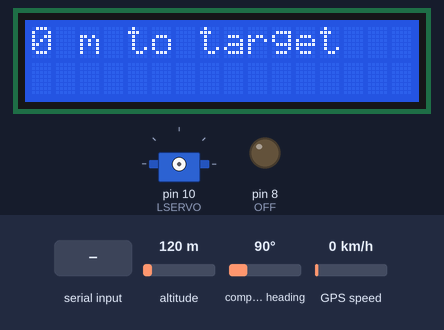
The sketch below on a simulated Arduino Uno, built with avr-gcc and run on an emulated ATmega328P. On the bench: 16×2 character LCD, servo, output pins drawn as LEDs (lit = HIGH). Inputs (shaded band) come from the test bench; at power-on: altitude 120 m, compass heading 90°, GPS speed 0 km/h. EEPROM starts erased; the GPS gets a fix after 3 s at 37.7749, -122.4194 with 8 satellites; what the sketch prints to the serial monitor is not drawn.

Above: at 9.6 s.
9.7 s: "P" received over Serial
At 14.5 s:
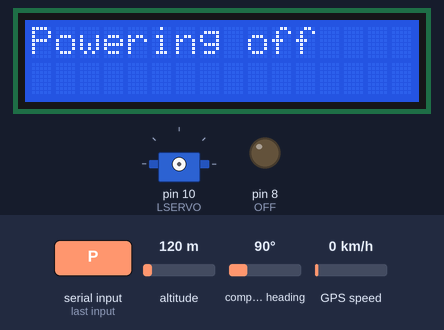
15.5 s: "R" received over Serial
At 15.9 s:
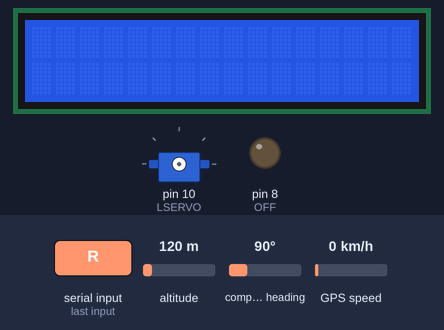
18.3 s: "C" received over Serial
At 19.9 s:
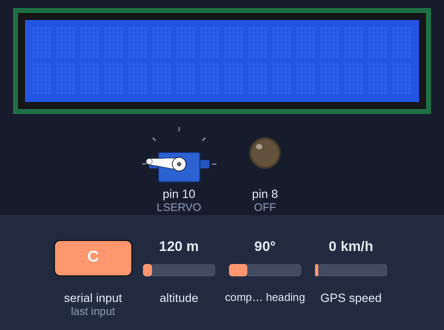
20.6 s: "O" received over Serial
Timing chart, 0 to 27.9 s (numbered marks = the images above; inputs shaded):
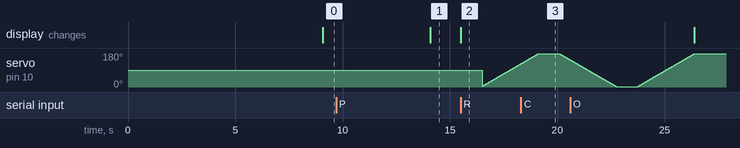

Measured:
- after the input at 15.5 s, the display: changes at once (image 2)

The sketch:

reversegeocache.ino
```cpp
// Reverse geocache

#include <NewSoftSerial.h>
#include <TinyGPS.h>
#include <LiquidCrystal.h>
#include <PWMServo.h>
#include <math.h>
#include <EEPROM.h>
#include <EEPROMAnything.h>

// ID of the settings block
#define CONFIG_VERSION "ls1"

TinyGPS gps;
NewSoftSerial nss(6,7); // GPS COMMUNICATION
LiquidCrystal lcd(12, 11, 5, 4, 3, 2); // LCD
PWMServo lock; // SERVO

// ROUTINES

void gpsdump(TinyGPS &gps); // DUMPING GPS DATA
bool feedgps(); // FEED THE GPS
void printfloat(double f, int digits = 2); // PRINT A FLOAT
double earthdistance(float lat1, float lon1, float lat2, float lon2); // calculate distance between two points on the surface of Earth
bool attemptsolution(float lat1, float lon1, float lat2, float lon2); // returns true if attempt succeeds
void turnoff();
void loadpuzzle();
void program();

// STATE VARS LOADED FROM EEPROM

int attempts; // number of attempts read from EEPROM (1..50)
int solved;   // is the puzzle solved? (0 = unsolved, 1 = solved)
int opened;     // is the box open? (0 = closed, 1 = open)

// SETUP

int OFF = 8; // OFF pin for the power switch
int LSERVO = 10; // SERVO pin for the lock
//int BUTTON = 9;

// GPS LOCATION SOLVING RIDDLE

float lat = 0.0;  // target lattitude (degrees)
float lon = 0.0;  // target longitude (degrees)

void setup()
{
  pinMode(OFF, OUTPUT);      // sets the digital pin as output
  //pinMode(BUTTON, INPUT);

  // LOAD EEPROM DATA
  loadpuzzle();

  attempts = EEPROM.read(0); // read attempts
  solved = EEPROM.read(1);   // read solved
  opened = EEPROM.read(2);     // read open

  if (attempts==0 && opened==1) {
     puzzlelock(1);
  }

  Serial.begin(115200);
  nss.begin(4800);
  lcd.begin(16,2);           // initialize LCD

  Serial.print("Welcome to the Reverse Geocache v. 0.01");
  Serial.println();
  Serial.print("Sizeof(gpsobject) = ");
  Serial.println(sizeof(TinyGPS));
  Serial.println();

  Serial.print("Attempts: ");
  Serial.println(attempts);
  Serial.print("Solved: ");
  Serial.println(solved);
  Serial.print("Open: ");
  Serial.println(opened);

  // PRINT WELCOME
  lcd.print("Welcome");      // Welcome message
  Serial.println("Welcome");
  delay(4000);

  // TEST REVERSE GEO CACHE STATE
  // OPEN BUT UNSOLVED
  if (opened==1 && solved==0)
  {
    Serial.println("Box is open but unsolved");

    lcd.clear();
    lcd.print("Puzzle unsolved.");
    lcd.setCursor(0,1);
    lcd.print("Locking box.");

    puzzlelock(2);

    EEPROM.write(0,1); attempts = 1; // reset counter
    EEPROM.write(2,0); opened = 0; // close box

    delay(4000);

    turnoff();
  }

  // IF ALL ATTEMPTS HAS BEEN USED
  if (attempts > 50 && solved==0 && opened==0)
  {
    Serial.print("Puzzle unsolved");
    Serial.println();

    lcd.clear();
    lcd.print("50 attempts used");
    delay(5000);
    lcd.clear();

    lcd.print("Box sealed");
    lcd.setCursor(0,1);
    lcd.print("forever");

    delay(4000);

    turnoff();
  }

  // OPEN AND SOLVED
  if (opened==1 && solved==1)
  {
    Serial.print("Box is open and solved.");
    Serial.println();

    lcd.clear();
    lcd.print("Puzzle solved.");
    delay(3000);
  }

  // CLOSED AND UNSOLVED
  if (opened==0 && solved==0 && attempts < 50)
  {
    Serial.println("Box is closed and unsolved.");

    // "normal" procedure
    lcd.clear();
    lcd.print("Attempt ");
    lcd.print(attempts);
    lcd.print(" of 50");
  }
}

void loop()
{
  bool newdata = false;
  unsigned long start = millis();

  // Every 5 seconds we print an update
  while (millis() - start < 5000)
  {
    if (feedgps())
      newdata = true;
  }

  // Abort if GPS fix takes longer than a minute
  if (millis() - start > 60000)
  {
    lcd.clear();
    lcd.print("No signal found.");
    Serial.println("No signal found.");

    delay(5000);
    lcd.clear();

    turnoff();
  }

  // If GPS fixed, proceed as normal
  if (newdata)
  {
    //gpsdump(gps);

    lcd.clear();

    float flat, flon;
    double distance;
    unsigned long age;

    gps.f_get_position(&flat, &flon, &age);

    // Test if puzzle is solved
    if ( attemptsolution(lat,lon,flat,flon) )
    {
      lcd.print("Congratulations!");
      Serial.println("Congratulations!");
      delay(5000);

      lcd.clear();
      lcd.print("You solved the");
      lcd.setCursor(0,1);
      lcd.print("puzzle.");
      Serial.println("You solved the puzzle.");

      puzzlelock(1);

      EEPROM.write(1,1); solved = 1,
      EEPROM.write(2,1); opened = 1;

      delay(5000);

      turnoff();
    }
    else
    {
      distance = earthdistance(lat,lon,flat,flon);

      printfloat(distance);
      Serial.println(" km to target.");

      // Display hint
      if (distance > 1)
      {
        lcd.print((int) round(distance));
        lcd.print(" km to target");
      }
      else
      {
        lcd.print((int) round(distance*1000));
        lcd.print(" m to target");
      }

      EEPROM.write(0,attempts+1); attempts = attempts + 1; // increase attempts counter

      delay(5000);

      turnoff();
    }
  }
}

// Test wether or not you have solved th puzzle.
bool attemptsolution(float lat1, float lon1, float lat2, float lon2)
{
  float a1 = lat1*0.0174532925;
  float b1 = lon1*0.0174532925;

  float a2 = lat2*0.0174532925;
  float b2 = lon2*0.0174532925;

  return (fabs(a1-a2)+fabs(b1-b2))*6378 < 0.1;
}

// Calculates distance in kilometers
double earthdistance(float lat1, float lon1, float lat2, float lon2)
{
  float a1 = lat1*0.0174532925;
  float b1 = lon1*0.0174532925;

  float a2 = lat2*0.0174532925;
  float b2 = lon2*0.0174532925;

  float dist = acos(cos(a1)*cos(b1)*cos(a2)*cos(b2) + cos(a1)*sin(b1)*cos(a2)*sin(b2) + sin(a1)*sin(a2)) * 6378;

  if (dist > 5)
  {
     return dist;
  }
  else
  {
     return sqrt(fabs(a1-a2)*fabs(a1-a2)+fabs(b1-b2)*fabs(b1-b2))*6378;
  }
}

void printfloat(double number, int digits)
{
  // Handle negative numbers
  if (number < 0.0)
  {
    Serial.print('-');
    number = -number;
  }

  // Round correctly so that print(1.999, 2) prints as "2.00"
  double rounding = 0.5;
  for (uint8_t i=0; i<digits; ++i)
    rounding /= 10.0;

  number += rounding;

  // Extract the integer part of the number and print it
  unsigned long int_part = (unsigned long) number;
  double remainder = number - (double) int_part;
  Serial.print(int_part);

  // Print the decimal point, but only if there are digits beyond
  if (digits > 0)
    Serial.print(".");

  // Extract digits from the remainder one at a time
  while (digits-- > 0)
  {
    remainder *= 10.0;
    int toPrint = int(remainder);
    Serial.print(toPrint);
    remainder -= toPrint;
  }
}

void gpsdump(TinyGPS &gps)
{
  long lat, lon;
  float flat, flon;
  unsigned long age, date, time, chars;
  int year;
  byte month, day, hour, minute, second, hundredths;
  unsigned short sentences, failed;

  gps.get_position(&lat, &lon, &age);
  Serial.print("Lat/Long(10^-5 deg): ");
  Serial.print(lat);
  Serial.print(", ");
  Serial.print(lon);
  Serial.print(" Fix age: ");
  Serial.print(age);
  Serial.println("ms.");

  feedgps(); // If we don't feed the gps during this long routine, we may drop characters and get checksum errors

  gps.f_get_position(&flat, &flon, &age);
  Serial.print("Lat/Long(float): ");
  printfloat(flat, 5);
  Serial.print(", ");
  printfloat(flon, 5);
  Serial.print(" Fix age: ");
  Serial.print(age);
  Serial.println("ms.");

  feedgps();

  gps.get_datetime(&date, &time, &age);
  Serial.print("Date(ddmmyy): ");
  Serial.print(date);
  Serial.print(" Time(hhmmsscc): ");
  Serial.print(time);
  Serial.print(" Fix age: ");
  Serial.print(age);
  Serial.println("ms.");

  feedgps();

  gps.crack_datetime(&year, &month, &day, &hour, &minute, &second, &hundredths, &age);
  Serial.print("Date: ");
  Serial.print(static_cast<int>(month));
  Serial.print("/");
  Serial.print(static_cast<int>(day));
  Serial.print("/");
  Serial.print(year);
  Serial.print("  Time: ");
  Serial.print(static_cast<int>(hour));
  Serial.print(":");
  Serial.print(static_cast<int>(minute));
  Serial.print(":");
  Serial.print(static_cast<int>(second));
  Serial.print(".");
  Serial.print(static_cast<int>(hundredths));
  Serial.print("  Fix age: ");
  Serial.print(age);
  Serial.println("ms.");

  feedgps();

  Serial.print("Alt(cm): ");
  Serial.print(gps.altitude());
  Serial.print(" Course(10^-2 deg): ");
  Serial.print(gps.course());
  Serial.print(" Speed(10^-2 knots): ");
  Serial.println(gps.speed());
  Serial.print("Alt(float): ");
  printfloat(gps.f_altitude());
  Serial.print(" Course(float): ");
  printfloat(gps.f_course());
  Serial.println();
  Serial.print("Speed(knots): ");
  printfloat(gps.f_speed_knots());
  Serial.print(" (mph): ");
  printfloat(gps.f_speed_mph());
  Serial.print(" (mps): ");
  printfloat(gps.f_speed_mps());
  Serial.print(" (kmph): ");
  printfloat(gps.f_speed_kmph());
  Serial.println();

  feedgps();

  gps.stats(&chars, &sentences, &failed);
  Serial.print("Stats: characters: ");
  Serial.print(chars);
  Serial.print(" sentences: ");
  Serial.print(sentences);
  Serial.print(" failed checksum: ");
  Serial.println(failed);
}

bool feedgps()
{
  while (nss.available())
  {
    if (gps.encode(nss.read()))
      return true;
  }
  return false;
}

// TURNOFF THE BOARD

void turnoff()
{
  unsigned long start = millis();

  lcd.clear();
  lcd.print("Powering off");
  Serial.println("Powering off");

  // Every 5 seconds we print an update
  while (millis() - start < 5000)
  {
      if (Serial.available())
      {
        char input = Serial.read();
        if (input == 'P')
        {
           program();
        }
      }

      /*if (digitalRead(BUTTON)==HIGH)
      {
        EEPROM.write(0,0);
        EEPROM.write(1,0);

        puzzlelock(2);

        Serial.println("Reverse GeoCache reset.");
      }*/
  }

  lcd.clear();
  digitalWrite(OFF,HIGH);

  Serial.println("Powered OFF");

  // reset

  delay(2000);
  //digitalWrite(OFF,LOW);
  //digitalWrite(OFF,HIGH);

  EEPROM.write(0,0);
  EEPROM.write(1,0);
  EEPROM.write(2,1);

  //puzzlelock(1);

  lcd.print("BOX RESET!");

  while(true)
  {

  }
}

void program()
{
  Serial.println("Entering programming mode.");
  while(true)
  {
    if (Serial.available()){
      char input = Serial.read();

      if (input == 'R')
      {
        EEPROM.write(0,0);
        EEPROM.write(1,0);

        puzzlelock(1);

        Serial.println("Reverse GeoCache reset.");
      }
      else if (input == 'O')
      {
        puzzlelock(1);

        Serial.println("Reverse GeoCache opened.");
      }
      else if (input == 'C')
      {
        puzzlelock(2);

        Serial.println("Reverse GeoCache closed.");
      }
    }
  }
}

void puzzlelock(int degree)
{
  lcd.noDisplay();
  nss.end();

  delay(500);
  lock.attach(LSERVO);
  delay(500);

  if (degree > 1)
  {
     for(unsigned int pos = 175; pos>=1; pos-=1)
     {
        Serial.println(pos,DEC);
        lock.write(pos); delay(15);
     }
     EEPROM.write(2,0); opened = 0;
  }
  else if (degree < 2)
  {
     for(unsigned int pos = 5; pos<=175; pos+=1)
     {
       Serial.println(pos,DEC);
       lock.write(pos); delay(15);
     }
     EEPROM.write(2,1); opened = 1;
  }

  lock.detach();
  nss.begin(4800);
  lcd.display();
}

void loadpuzzle() {
  EEPROM_readAnything(5, lat);
  EEPROM_readAnything(10, lon);
}
```
